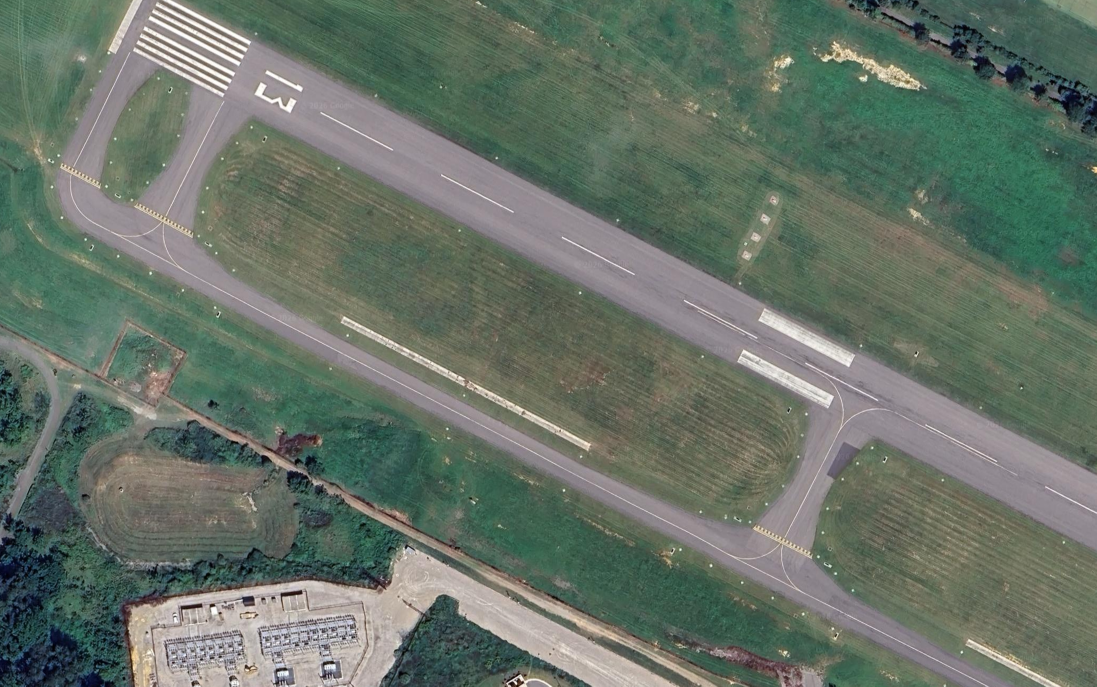
#> input picture s4/datasets/KBCB_satellite/KBCB_partial_LSA.png, 2193 x 1373 px (shown at 1/2 size)
$ jupyter execute --allow-errors lsa_example.ipynb   (shell and % lines are left out)
#> lines starting #> are read from the running program, lines starting #| are printed output that depends on the picture
#> (reads s4/fde/ind_params_KBCB_FULL.npy from the repository)
### s4/fde/groundNAV_agent.py
# Daniel Choate

# Vision-aided navigation for aircraft surface movement
# Tying structure from motion relative estimate to absolute coordinates
# Through satelltie reference imagery


import numpy as np
import cv2
import open3d as o3d
import pycolmap
from pathlib import Path as pth
import re
import os
import math
import matplotlib.pyplot as plt
import copy
from scipy.spatial.transform import Rotation as R
from shapely.geometry import Polygon, box, Point
from scipy.spatial import cKDTree
from matplotlib.path import Path


class gNAV_agent:
	"""
	Agent for positioning autonomous UAVs on airport runways
	Initialization of agent
	Inputs: Reference image (satellite), SfM solution (COLMAP), selected images
	"""
	def __init__(self, colm_fn, images, sat_ref, ind_params):
#> called with colm_fn = '../../datasets/KBCB_colm/', images = '../../datasets/LSA_test_images/', ind_params = array of shape (1, 4)
		self.colm_loc = colm_fn 			# Location of colmap folder
		self.imss = images 					# Location of specific image folder
		self.sat_ref_c = cv2.imread(sat_ref) 	# Satellite reference image
#> self.sat_ref_c is the input picture: shape (1373, 2193, 3); mean B, G, R 103, 114.6, 102.7
		self.sat_ref = cv2.cvtColor(self.sat_ref_c, cv2.COLOR_BGR2GRAY)
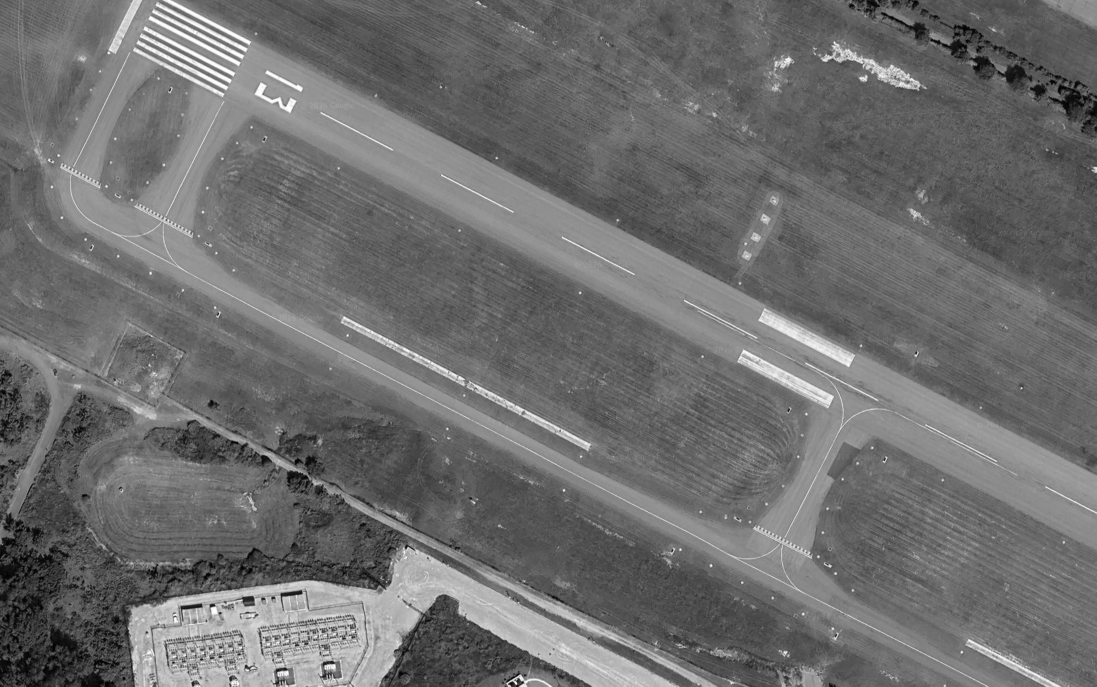
#> self.sat_ref: shape (1373, 2193) (shown at 1/2 size); min 0, max 255, mean 109.8
		self.read_colmap_data()
#> (the call stopped at in read_colmap_data, `recon = pycolmap.Reconstruction(self.colm_loc)`: pycolmap is not available in this run)
		self.image_parsing()
		self.sat_im_init()
		# Initial scene points and RGB data
		self.grab_pts(self.pts3d_c)
		self.grab_poses(self.images_c)
		self.random_seed = 17
		# Initialize best guess and SSDs
		self.im_pts_best_guess = {}
		self.ssds_curr = {}
		self.ssds_curr_micro = {}
		self.im_num = len(self.images_dict)
		self.ind_params = ind_params

	def read_colmap_data(self):
		"""
		Reading in colmap data
		SWITCHING TO PYCOLMAP ***
		"""

		# Pycolmap version
		recon = pycolmap.Reconstruction(self.colm_loc)
		self.images_c = recon.images
		self.cameras_c = recon.cameras
		self.pts3d_c = recon.points3D


	def image_parsing(self):
		"""
		Gets the specific image IDs according to COLMAP file. Useful
		for grabbing transformations later
		Input: class
		Output: image IDs
		"""
		self.images_dict = {}
		self.im_pts_2d = {}
		self.im_mosaic = {}

		self.images = []

		im_dir = pth(self.imss)

		if not im_dir.exists() or not im_dir.is_dir():
			raise ValueError(f"self.imss must be an existing foler path. Got: {self.imss}")
		# grab files
		files = [p for p in im_dir.iterdir() if p.is_file()]

		# sorting
		# [5 lines left out: function frame_key, not called in this run]

		# For file string
		files = sorted(files, key=frame_key)
		# full path
		self.images = [str(p) for p in files]

		# print("CHCEKING FILE NAMES", self.images)

		im_ids = np.zeros((len(self.images)), dtype=int)
		# print(self.images_c.items())

		for i, image_path in enumerate(self.images):
			# Read images and create new image variables
			self.read_image_files(image_path,i)
			# Grab file name on end of path
			filename = image_path.split('/')[-1]
			# print("FILENAME:",filename)

			# Look up corresponding ID
			for img_c_id, img_c in self.images_c.items():
				if img_c.name.startswith(filename):
					im_ids[i] = img_c_id
					break
				# else:
				# 	# print("Couldnt find?")

		self.im_ids = im_ids

		# print("DONE image parsing function")
		# print("Example image 0:")
		# print(self.images_dict[0])


	# [1543 lines left out: functions read_image_files, sat_im_init, grab_pts, visualize_local_ims, grab_poses, get_gnd_pts and 38 more, not called in this run]

### s4/fde/lsa_detection/lsa_example.ipynb
# Large Scale Ambiguity Example

Generating examples of large scale ambiguities through SSD process
- Two areas where SSD shows strong covergence: however two different locations

CHECKLIST
- [ ] Import new ground images and satellite imagery
- [ ] Register desired image to sat pt 1
- [ ] Register desired image to sat pt 2

[cell 1]
import sys
sys.path.insert(0, '..')  # groundNAV_agent.py lives in s4/fde
from groundNAV_agent import gNAV_agent
# from microp_distb import microp_distb
# from distb_plt_utils import microp_distb_plotter

import pycolmap

import numpy as np
import open3d as o3d
import copy
import pickle

# SAVE YOUR WORK

[cell 2]
# Upload dataset inputs

# Colmap data
colm_fn = "../../datasets/KBCB_colm/"

# Local test images
# im_local = '../../datasets/KBCB_test_images/' # With 10 local images
# New local test image - frame 28599 NOT in COLMAP
im_local = '../../datasets/LSA_test_images/'


# Satellite reference image
# sat_ref = "../../datasets/KBCB_satellite/KBCB_partial.jpg" # Public google earth satellite imagery
sat_ref = "../../datasets/KBCB_satellite/KBCB_partial_LSA.png" # Public google earth satellite imagery


# Ground truth solutions
ind_params_KBCB = np.load("ind_params_KBCB_FULL.npy")

[cell 3]
# Pose id for new frame
id_LSA = 121
# Starting scale and yaw from last KBCB ground truth solution
scale0, yaw0 = ind_params_KBCB[-1][0], ind_params_KBCB[-1][1]

# Candidate locations - satellite PIXEL coords (x, y) TODO: pick from KBCB_partial_LSA.png
sat_shift = np.array([700, 600]) # Same shift as sat_im_init
cands_px = {'A': (1000, 900),
            'B': (1500, 900)}
cand_params = {k: np.array([[scale0, yaw0, px - sat_shift[0], py - sat_shift[1]]])
               for k, (px, py) in cands_px.items()}

# Start with candidate A
ind_params = cand_params['A']

#> (a cell that did not finish here is left out)

#### Pose and GT solutions

#> (a cell that did not finish here is left out)

[cell 6]
# Using pre_calculated ground plane points - read explanation below
pts_gnd_idx = np.load('../../datasets/KBCB_params/ground_pts_idxs.npy')
#> (reads s4/fde/ground_pts_idxs.npy from the repository)
#> (the rest of this cell did not finish here and is left out)

### Set ref frame

#> (a cell that did not finish here is left out)

#> (a cell that did not finish here is left out)

#> (a cell that did not finish here is left out)

#> (a cell that did not finish here is left out)

[cell 11]
# Hand tuning: scale, rotation (deg), x, y - x, y in shifted sat frame (pixel - [700, 600])
scale, rot_deg, x, y = 110, 336, 1420, 885

params_tune = np.array([[scale, np.deg2rad(rot_deg), x, y]])
#> (the rest of this cell did not finish here and is left out)

[cell 12]
# SSD at hand-aligned locations
# Each entry: scale, rotation (deg), x, y - same as tuning cell
locs = {'loc1': (140, 336, 322, 320), 'loc2': (110, 336, 1420, 885)} #140, 335, 1565, 952)}

n_ssd = 5
ssds_locs = {}

#> (the rest of this cell did not finish here and is left out)

[cell 13]
import plotly.graph_objects as go

# SSD surface plots (plotly) for each location
x = np.linspace(-n_ssd, n_ssd, 2*n_ssd + 1)
Y, X = np.meshgrid(x, x) # ssds indexed [shiftx + n, shifty + n]

for key, ssds in ssds_locs.items():
    # Min SSD
    idrow, idcol = np.unravel_index(np.argmin(ssds), ssds.shape)
    print(f"BEST SHIFT for {key}:", idrow - n_ssd, idcol - n_ssd)

    fig = go.Figure()

    # SSD surface
    fig.add_surface(x=X, y=Y, z=ssds, colorscale='Viridis',
                    colorbar=dict(title='SSD'), name='SSD Surface')

    # Min SSD point
    fig.add_trace(go.Scatter3d(x=[idrow - n_ssd], y=[idcol - n_ssd], z=[ssds[idrow, idcol]],
                               mode='markers', marker=dict(size=6, color='red'), name='Min SSD'))

    # Aligned location (zero shift)
    fig.add_trace(go.Scatter3d(x=[0], y=[0], z=[ssds[n_ssd, n_ssd]],
                               mode='markers', marker=dict(size=6, color='black'), name='Hand aligned'))

    fig.update_layout(
        title=f'SSD Surface Plot: {key} {locs[key]}',
        scene=dict(
            xaxis=dict(title='X Shift (pixels)', range=[-n_ssd, n_ssd], dtick=1),
            yaxis=dict(title='Y Shift (pixels)', range=[-n_ssd, n_ssd], dtick=1),
            zaxis=dict(title='SSD'),
            camera=dict(eye=dict(x=1.5, y=1.5, z=1.2)),
            aspectmode='cube'
        ),
        width=900, height=800
    )
    fig.show()
